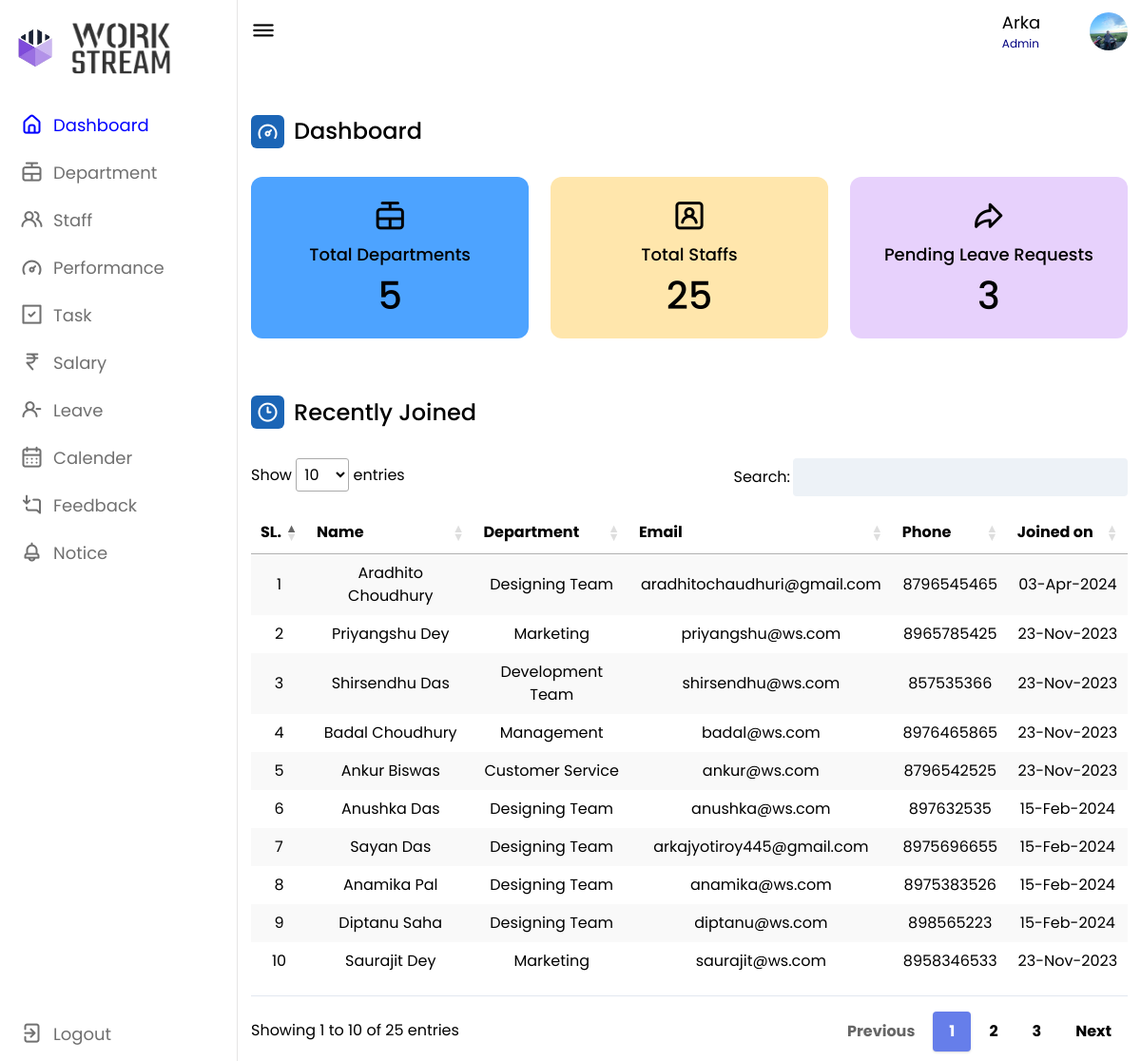
The page /admin/dashboard.php (signed in) on the database its author committed.
### tables this page shows
CREATE TABLE `staff` (
  `id` int(26) NOT NULL,
  `empid` varchar(255) NOT NULL,
  `man` varchar(255) NOT NULL,
  `du` datetime DEFAULT NULL,
  `name` varchar(253) NOT NULL,
  `img` varchar(356) NOT NULL,
  `pass` varchar(256) NOT NULL,
  `verify_token` varchar(9000) NOT NULL,
  `deptm` varchar(235) NOT NULL,
  `phone` varchar(22) NOT NULL,
  `email` varchar(235) NOT NULL,
  `dt` datetime NOT NULL DEFAULT current_timestamp() ON UPDATE current_timestamp()
);

### admin/dashboard.php (the view, shortened to what this page needs)
<?php
include '../conn.php';
$email = $_SESSION["email"];
$dataxc = mysqli_query($conn, "SELECT * FROM admin_login WHERE `email`='$email';");
$nxm = mysqli_fetch_array($dataxc);
$nx = $nxm['name'];
$data2 = mysqli_query($conn, "SELECT * FROM staff ORDER BY id DESC;");
?>
<!DOCTYPE html>
<html lang="en">
<head>
    <link rel="stylesheet" href="style.css">
    <link rel="stylesheet" href="https://unicons.iconscout.com/release/v4.0.0/css/line.css">
    <link href="https://unpkg.com/tailwindcss@2.2.19/dist/tailwind.min.css" rel=" stylesheet">
    <link href="https://cdn.datatables.net/1.10.19/css/jquery.dataTables.min.css" rel="stylesheet">
    <link href="https://cdn.datatables.net/responsive/2.2.3/css/responsive.dataTables.min.css" rel="stylesheet">
</head>
<body>
    <nav>
        <div class="logo-name">
            <div class="logo-image">
                <img src="logo1.png" alt="p8">
            </div>
            <div class="logo-image2">
                <img src="logo2.png" alt="" id="p9">
            </div>
        </div>
        <div class="menu-items">
            <ul class="nav-links">
                <li><a href="dashboard.php">
                        <i class="uil uil-estate" style="color: blue;"></i>
                        <span class="link-name" style="color: blue;">Dashboard</span>
                    </a></li>
                <li><a href="dept.php">
                        <i class="uil uil-rope-way"></i>
                        <span class="link-name">Department</span>
                    </a></li>
                <li><a href="staff.php">
                        <i class="uil uil-users-alt"></i>
                        <span class="link-name">Staff</span>
                    </a></li>
                <li><a href="performance.php">
                        <i class="uil uil-tachometer-fast-alt"></i>
                        <span class="link-name">Performance</span>
                    </a></li>
                <li><a href="task.php">
                        <i class="uil uil-check-square"></i>
                        <span class="link-name">Task</span>
                    </a></li>
                <li><a href="salary.php">
                        <i class="uil uil-rupee-sign"></i>
                        <span class="link-name">Salary</span>
                    </a></li>
                <li><a href="leave.php">
                        <i class="uil uil-user-minus"></i>
                        <span class="link-name">Leave</span>
                    </a></li>
                <li><a href="calander.php">
                        <i class="uil uil-calendar-alt"></i>
                        <span class="link-name">Calender</span>
                    </a></li>
                <li><a href="feedback.php">
                        <i class="uil uil-comment-alt-download"></i>
                        <span class="link-name">Feedback</span>
                    </a></li>
                <li><a href="notice.php">
                        <i class="uil uil-bell"></i>
                        <span class="link-name">Notice</span>
                    </a></li>
            </ul>
            <br><br>
            <br>
            <ul class="logout-mode">
                <li><a href="out.php">
                        <i class="uil uil-signout"></i>
                        <span class="link-name">Logout</span>
                    </a></li>
            </ul>
        </div>
    </nav>
    <section class="dashboard">
        <div class="top">
            <i class="uil uil-bars sidebar-toggle"></i>
            <div class="search-box">
                <input type="text" style="border: #FFF;" readonly>
            </div>
            <div class="nm">
                <h4 class="re"> <?php echo $nx; ?></h4>
                <h5 class="er">Admin</h5>
            </div>
            <img src="1.jpg" alt="">
        </div>
        <div class="dash-content">
            <div class="overview">
                <div class="title">
                    <i class="uil uil-tachometer-fast-alt"></i>
                    <span class="text">Dashboard</span>
                </div>
                <div class="boxes">
                    <div class="box box1">
                        <a href="dept.php"> <i class="uil uil-rope-way"></i></a>
                        <a href="dept.php"><span class="text">Total Departments</span> </a>
                        <?php
                        $query = "SELECT id FROM dept ORDER BY id";
                        $query_run = mysqli_query($conn, $query);
                        $row = mysqli_num_rows($query_run); ?>
                        <a href="dept.php"> <?php echo '<span class="number">' . $row . '</span>';
                                            ?></a>
                    </div>
                    <div class="box box2">
                        <a href="staff.php"> <i class="uil uil-user-square"></i></a>
                        <a href="staff.php"> <span class="text">Total Staffs</span></a>
                        <?php
                        $query = "SELECT id FROM staff ORDER BY id";
                        $query_run = mysqli_query($conn, $query);
                        $row = mysqli_num_rows($query_run); ?>
                        <a href="staff.php"> <?php echo '<span class="number">' . $row . '</span>'; ?></a>
                    </div>
                    <div class="box box3">
                        <a href="leave.php"> <i class="uil uil-share"></i></a>
                        <a href="leave.php"><span class="text">Pending Leave Requests</span></a>
                        <?php
                        $query3 = "SELECT status FROM `leave` WHERE status='Pending'";
                        $query_run3 = mysqli_query($conn, $query3);
                        $row3 = mysqli_num_rows($query_run3); ?>
                        <a href="leave.php"> <?php echo '<span class="number">' . $row3 . '</span>'; ?></a>
                    </div>
                </div>
            </div>
            <div class="activity">
                <div class="title">
                    <i class="uil uil-clock-three"></i>
                    <span class="text">Recently Joined</span>
                </div>
                <table id="example" class="stripe hover" style="width:100%; padding-top: 1em;  padding-bottom: 1em;">
                    <thead>
                        <tr>
                            <th>SL.</th>
                            <th>Name</th>
                            <th>Department</th>
                            <th>Email</th>
                            <th>Phone</th>
                            <th>Joined on</th>
                        </tr>
                    </thead>
                    <tbody>
                        <div class="">
                            <?php
                            if ($total2 = mysqli_num_rows($data2) > 0) {
                                while ($result2 = mysqli_fetch_array($data2)) {
                            ?>
                                    <tr class="" style="text-align: center;">
                                        <td> <?php echo $result2['id']; ?> </td>
                                        <td> <?php echo $result2['name']; ?> </td>
                                        <td> <?php echo $result2['deptm']; ?> </td>
                                        <td> <?php echo $result2['email']; ?> </td>
                                        <td> <?php echo $result2['phone']; ?> </td>
                                        <td> <?php echo date('d-M-Y', strtotime($result2['dt'])); ?> </td>
                                    </tr>
                            <?php
                                }
                            } else {
                                echo "no FoUnD";
                            }
                            ?>
                        </div>
                    </tbody>
                </table>
            </div>
        </div>
    </section>
</body>
</html>

### admin/style.css (style rules this page uses)
* { margin: 0; padding: 0; box-sizing: border-box; font-family: 'Poppins', sans-serif; }
:root { --panel-color: #FFF; --text-color: #000; --black-light-color: #707070; --border-color: #e6e5e5; --toggle-color: #DDD; --box1-color: #4DA3FF; --box2-color: #FFE6AC; --box3-color: #E7D1FC; --title-icon-color: #fff; --tran-05: all 0.5s ease; --tran-03: all 0.3s ease; --tran-03: all 0.2s ease; }
body { min-height: 100vh; background-color: var(--primary-color); }
nav { position: fixed; top: 0; left: 0; height: 100%; width: 250px; padding: 10px 14px; background-color: var(--panel-color); border-right: 1px solid var(--border-color); transition: var(--tran-05); }
nav .logo-name { display: flex; align-items: center; }
nav .logo-image { display: flex; justify-content: center; min-width: 45px; }
nav .logo-image img { width: 40px; object-fit: cover; border-radius: 50%; }
nav .menu-items { margin-top: 40px; height: calc(100% - 110px); display: flex; flex-direction: column; justify-content: space-between; }
.menu-items li { list-style: none; }
.menu-items li a { display: flex; align-items: center; height: 50px; text-decoration: none; position: relative; }
.menu-items li a i { font-size: 24px; min-width: 45px; height: 100%; display: flex; align-items: center; justify-content: center; color: var(--black-light-color); }
.menu-items li a .link-name { font-size: 18px; font-weight: 400; color: var(--black-light-color); transition: var(--tran-05); }
.dashboard { position: relative; left: 250px; background-color: var(--panel-color); min-height: 100vh; width: calc(100% - 250px); padding: 10px 14px; transition: var(--tran-05); }
.dashboard .top { position: fixed; top: 0; left: 250px; display: flex; width: calc(100% - 250px); justify-content: space-between; align-items: center; padding: 10px 14px; background-color: var(--panel-color); transition: var(--tran-05); z-index: 10; }
.dashboard .top .sidebar-toggle { font-size: 26px; color: var(--text-color); cursor: pointer; }
.dashboard .top .search-box { position: relative; height: 45px; max-width: 600px; width: 100%; margin: 0 30px; }
.top .search-box input { position: absolute; border: 1px solid var(--border-color); background-color: var(--panel-color); padding: 0 25px 0 50px; border-radius: 5px; height: 100%; width: 100%; color: var(--text-color); font-size: 15px; font-weight: 400; outline: none; }
.top img { width: 40px; border-radius: 50%; height: 40px; }
.dashboard .dash-content { padding-top: 50px; }
.dash-content .title { display: flex; align-items: center; margin: 60px 0 30px 0; }
.dash-content .title i { position: relative; height: 35px; width: 35px; background-color: #1b65b6; border-radius: 6px; color: var(--title-icon-color); display: flex; align-items: center; justify-content: center; font-size: 24px; }
.dash-content .title .text { font-size: 24px; font-weight: 500; color: var(--text-color); margin-left: 10px; }
.dash-content .boxes { display: flex; align-items: center; justify-content: space-between; flex-wrap: wrap; }
.dash-content .boxes .box { display: flex; flex-direction: column; align-items: center; border-radius: 12px; width: calc(100% / 3 - 15px); padding: 15px 20px; background-color: var(--box1-color); transition: var(--tran-05); }
.boxes .box i { font-size: 35px; color: var(--text-color); }
.boxes .box .text { white-space: nowrap; font-size: 18px; font-weight: 500; color: var(--text-color); }
.boxes .box .number { font-size: 40px; font-weight: 500; color: var(--text-color); }
.boxes .box.box2 { background-color: var(--box2-color); }
.boxes .box.box3 { background-color: var(--box3-color); }
#p9 { height: 30px; width: 250px; }

### admin/dashboard.php (style rules this page uses)
li { margin-left: -33px; }
.re { font-size: 18px; color: #000; display: block; }
.er { font-size: 12px; color: navy; }
.menu-items li a { margin-left: 30px; display: flex; align-items: center; height: 50px; text-decoration: none; position: relative; }
a { text-decoration: none; }
nav .menu-items { margin-top: 14px; height: calc(100% - 90px); display: flex; flex-direction: column; justify-content: space-between; }
#p9 { height: 121px; width: 109px; border-radius: 0px; margin-top: -40px; margin-bottom: -40px; margin-left: 15px; }
nav .logo-image img { width: 40px; object-fit: cover; border-radius: 50%; }
table.dataTable.no-footer { border-bottom: 1px solid #e2e8f0; margin-top: 0.75em; margin-bottom: 0.75em; }

### rows shown on the page
staff: id "10", name "Saurajit Dey", deptm "Marketing", email "saurajit@ws.com", phone "8958346533", dt "23-Nov-2023"
staff: id "9", name "Diptanu Saha", deptm "Designing Team", email "diptanu@ws.com", phone "898565223", dt "15-Feb-2024"
staff: id "8", name "Anamika Pal", deptm "Designing Team", email "anamika@ws.com", phone "8975383526", dt "15-Feb-2024"
staff: id "7", name "Sayan Das", deptm "Designing Team", email "arkajyotiroy445@gmail.com", phone "8975696655", dt "15-Feb-2024"
staff: id "6", name "Anushka Das", deptm "Designing Team", email "anushka@ws.com", phone "897632535", dt "15-Feb-2024"
staff: id "5", name "Ankur Biswas", deptm "Customer Service", email "ankur@ws.com", phone "8796542525", dt "23-Nov-2023"
staff: id "4", name "Badal Choudhury", deptm "Management", email "badal@ws.com", phone "8976465865", dt "23-Nov-2023"
staff: id "3", name "Shirsendhu Das", deptm "Development Team", email "shirsendhu@ws.com", phone "857535366", dt "23-Nov-2023"
staff: id "2", name "Priyangshu Dey", deptm "Marketing", email "priyangshu@ws.com", phone "8965785425", dt "23-Nov-2023"
staff: id "1", name "Aradhito Choudhury", deptm "Designing Team", email "aradhitochaudhuri@gmail.com", phone "8796545465", dt "03-Apr-2024"

### other values the page prints
$nx "Arka"
$row "5"
$row "25"
$row3 "3"
